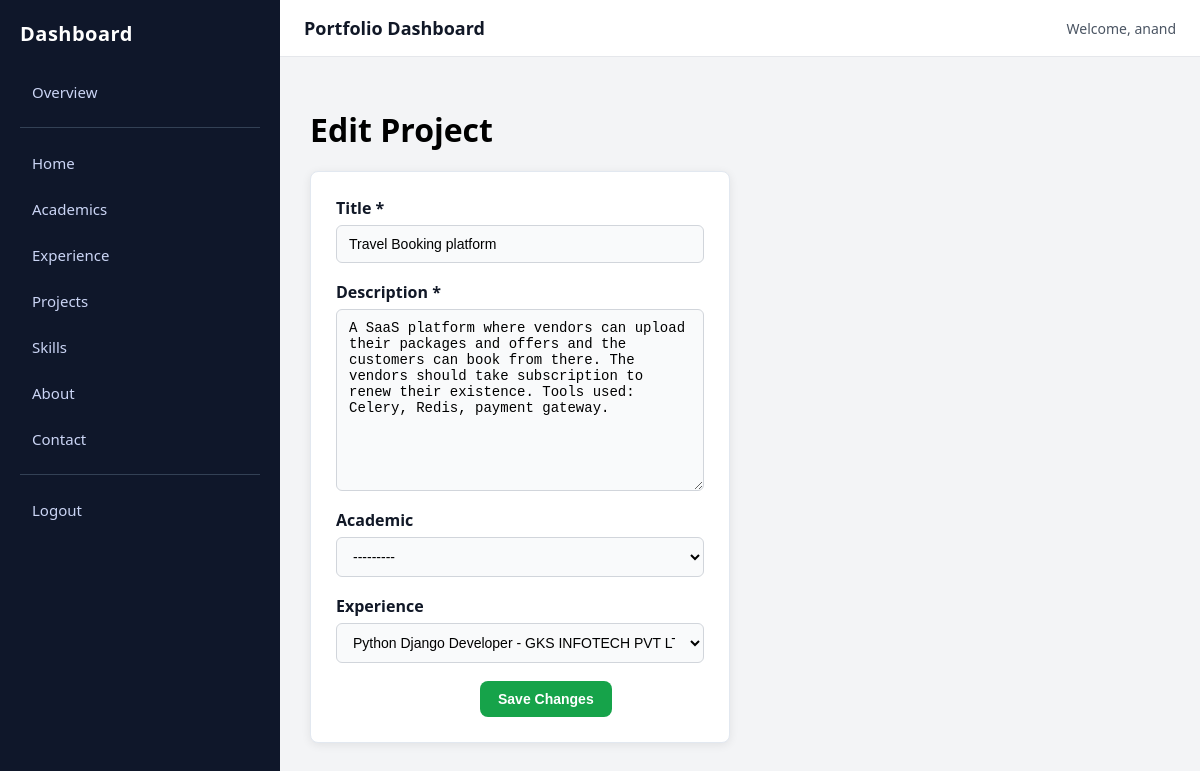
Page /dashboard/v1/projects/5/edit/ (signed in) on the committed database.
### portfolio/models.py (models this page shows, shortened)
class Project(models.Model):
    title = models.CharField(max_length=200)
    description = models.TextField()
    academic = models.ForeignKey(
        Academics, on_delete=models.CASCADE, blank=True, null=True, related_name='projects'
    )
    experience = models.ForeignKey(
        Experience, on_delete=models.CASCADE, blank=True, null=True, related_name='projects'
    )
    is_featured = models.BooleanField(default=False)

### admin_panel/views.py (the view)
# urls.py: path('v1/projects/<int:pk>/edit/', views.project_edit, name='project_edit'),
@login_required(login_url='/login/')
def project_edit(request, pk):
    project = get_object_or_404(Project, pk=pk)
    form = ProjectForm(request.POST or None, instance=project)
    if form.is_valid():
        form.save()
        return redirect('dashboard:project_list')
    return render(request, 'dashboard/form.html', {
        'form': form,
        'title': 'Edit Project'
    })

### portfolio/forms.py (shortened to what this page needs)
class ProjectForm(forms.ModelForm):
    class Meta:
        model = Project
        fields = ["title", "description", "academic", "experience"]

### portfolio/models.py (called while the page is built)
    def __str__(self):
        return self.degree

    def __str__(self):
        return f"{self.role} - {self.company}"

### admin_panel/templates/dashboard/form.html (shortened to what this page needs)
{% extends "dashboard/base.html" %}
{% block content %}
<h1 style="margin-bottom: 20px;">{{ title }}</h1>
<div class="cards-container">
    <div class="card form-card">
        <form method="post" enctype="multipart/form-data">
            {% for field in form %}
                <div class="form-group">
                    <label for="{{ field.id_for_label }}">
                        {{ field.label }}
                        {% if field.field.required %}*{% endif %}
                    </label>
                    {{ field }}
                </div>
            {% endfor %}
            <div class="actions">
                <button type="submit" class="btn btn-success">
                    Save Changes
                </button>
                <a href="javascript:history.back()" class="btn btn-secondary">
                </a>
            </div>
        </form>
    </div>
</div>
{% endblock %}

### admin_panel/templates/dashboard/base.html (shortened to what this page needs)
{% load static %}
<!DOCTYPE html>
<html lang="en">
<head>
    <link rel="stylesheet" href="{% static 'dashboard/css/dashboard.css' %}">
</head>
<body>
    <aside>
        <h3>Dashboard</h3>
        <a href="{% url 'dashboard:dashboard_home' %}">Overview</a>
        <hr>
        <a href="{% url 'dashboard:dashboard_home_edit' %}">Home</a>
        <a href="{% url 'dashboard:academics_list' %}">Academics</a>
        <a href="{% url 'dashboard:experience_list' %}">Experience</a>
        <a href="{% url 'dashboard:project_list' %}">Projects</a>
        <a href="{% url 'dashboard:skill_list' %}">Skills</a>
        <a href="{% url 'dashboard:about_edit' %}">About</a>
        <a href="{% url 'dashboard:contact_edit' %}">Contact</a>
        <hr>
        <form id="logout-form" method="post" action="{% url 'logout' %}">
            <button type="button" onclick="confirmLogout()">Logout</button>
        </form>
    </aside>
    <div class="content">
        <header>
            <h2>Portfolio Dashboard</h2>
            <span>Welcome, {{ request.user.username }}</span>
        </header>
        <main>
            {% block content %}{% endblock %}
        </main>
    </div>
</body>
</html>

### portfolio/static/dashboard/css/dashboard.css (style rules this page uses)
body { font-family: "Segoe UI", Arial, sans-serif; background: #f3f4f6; margin: 0; display: flex; min-height: 100vh; }
aside { width: 240px; background: #0f172a; color: white; padding: 20px; }
aside h3 { margin-top: 0; margin-bottom: 25px; font-size: 20px; letter-spacing: 0.5px; }
aside a, aside button { display: block; width: 100%; color: #cbd5f5; text-decoration: none; padding: 10px 12px; margin-bottom: 6px; font-size: 15px; border-radius: 6px; text-align: left; background: none; border: none; cursor: pointer; font-family: inherit; }
aside hr { border: none; border-top: 1px solid #334155; margin: 15px 0; }
.content { flex: 1; display: flex; flex-direction: column; }
header { background: white; padding: 16px 24px; border-bottom: 1px solid #e5e7eb; display: flex; justify-content: space-between; align-items: center; }
header h2 { margin: 0; font-size: 18px; color: #111827; }
header span { color: #4b5563; font-size: 14px; }
main { padding: 30px; }
.card { background: #fff; border: 1px solid #e2e8f0; padding: 20px; border-radius: 8px; box-shadow: 0 2px 5px rgba(0,0,0,0.05); margin-bottom: 20px; }
.cards-container { display: grid; grid-template-columns: repeat(auto-fill, minmax(300px, 1fr)); gap: 20px; }
.actions a { margin-right: 10px; text-decoration: none; padding: 6px 12px; border-radius: 4px; color: white; }

### admin_panel/templates/dashboard/base.html (style rules this page uses)
body { margin: 0; min-height: 100vh; display: flex; font-family: "Segoe UI", Arial, sans-serif; background: #f3f4f6; }
aside { width: 240px; background: #0f172a; color: white; padding: 20px; }
aside h3 { margin-bottom: 25px; font-size: 20px; }
aside a, aside button { display: block; width: 100%; color: #cbd5f5; padding: 10px 12px; margin-bottom: 6px; text-decoration: none; font-size: 15px; border-radius: 6px; background: none; border: none; cursor: pointer; text-align: left; }
aside hr { border: none; border-top: 1px solid #334155; margin: 15px 0; }
.content { flex: 1; display: flex; flex-direction: column; }
header { background: white; padding: 16px 24px; border-bottom: 1px solid #e5e7eb; display: flex; justify-content: space-between; align-items: center; }
header h2 { margin: 0; font-size: 18px; color: #111827; }
header span { font-size: 14px; color: #4b5563; }
main { padding: 30px; }
.form-group { margin-bottom: 15px; }
.form-group label { display: block; font-weight: 600; margin-bottom: 6px; color: #111827; }
.form-group input, .form-group textarea, .form-group select { width: 100%; padding: 12px 14px; border-radius: 10px; border: 1px solid #d1d5db; font-size: 14px; background: #f9fafb; transition: border 0.2s ease, box-shadow 0.2s ease; }
.form-group textarea { resize: vertical; min-height: 100px; }
.btn { padding: 10px 18px; border-radius: 8px; font-size: 14px; font-weight: 600; cursor: pointer; border: none; display: inline-flex; align-items: center; justify-content: center; }
.btn-success { background-color: #16a34a; color: #ffffff; }
.cards-container { display: grid; gap: 20px; grid-template-columns: repeat(auto-fill, minmax(300px, 1fr)); margin-bottom: 30px; }
.actions { margin-top: 20px; display: flex; gap: 10px; }

### admin_panel/templates/dashboard/form.html (style rules this page uses)
.cards-container { display: grid; grid-template-columns: repeat(auto-fill, minmax(420px, 1fr)); gap: 20px; }
.card { background: white; padding: 25px; border-radius: 8px; box-shadow: 0 2px 10px rgba(0,0,0,0.08); }
.form-group { display: flex; flex-direction: column; margin-bottom: 18px; }
.form-group label { font-weight: 600; margin-bottom: 6px; }
.form-group input, .form-group textarea, .form-group select { width: 100%; padding: 10px 12px; border-radius: 6px; border: 1px solid #d1d5db; font-size: 14px; box-sizing: border-box; }
.form-group textarea { resize: vertical; min-height: 100px; }
.actions { display: flex; justify-content: flex-end; gap: 12px; margin-top: 10px; }

### rows in the picture
Project: form "Travel Booking platform" "A SaaS platform where vendors can upload their packages and offers and the customers can book from there. The vendors should take subscription to renew their existence. Tools used: Celery, Redis, payment gateway." "---------" "Python Django Developer - GKS INFOTECH PVT LTD"

### other values in the picture
{{ request.user.username }} "anand"
{{ title }} "Edit Project"
{{ field.label }} "Title" "Description" "Academic" "Experience"
